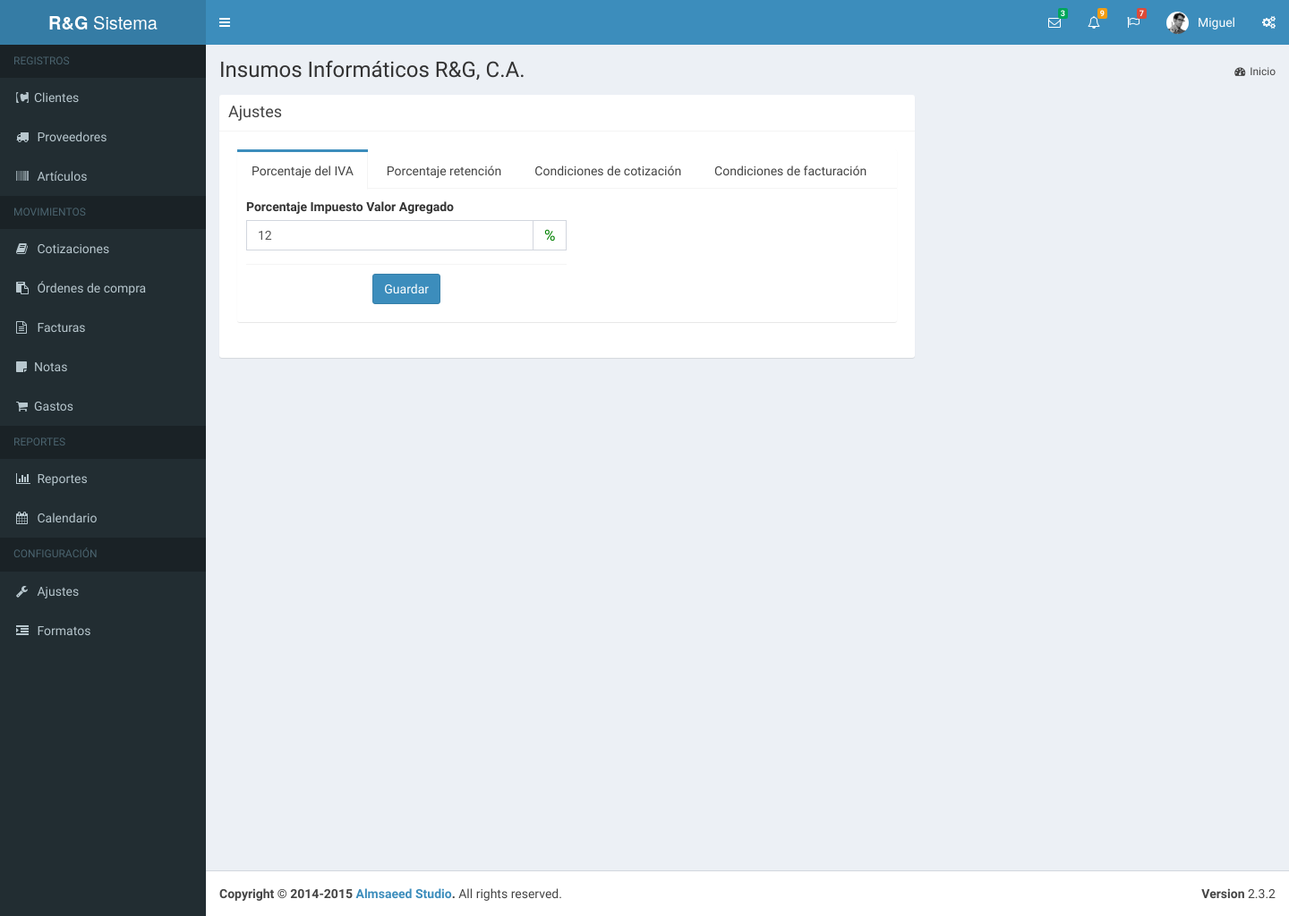
Page /mantenimiento.php (signed in) on the committed database.
### tables this page shows
CREATE TABLE IF NOT EXISTS `usuario` (
  `idUsuario` int(11) NOT NULL AUTO_INCREMENT,
  `usuario` varchar(60) NOT NULL,
  `password` varchar(60) NOT NULL,
  `nombre` varchar(80) DEFAULT NULL,
  `empresa` varchar(40) DEFAULT NULL,
  `subtitulo` varchar(120) DEFAULT NULL,
  `rif` varchar(15) DEFAULT NULL,
  `telefonos` varchar(80) DEFAULT NULL,
  `email` varchar(80) DEFAULT NULL,
  `vendedor` varchar(25) DEFAULT NULL,
  `direccion1` varchar(160) DEFAULT NULL,
  `direccion2` varchar(160) DEFAULT NULL,
  `ultima_act_doc` datetime DEFAULT NULL,
  PRIMARY KEY (`idUsuario`)
);

CREATE TABLE IF NOT EXISTS `valores` (
  `nombre` varchar(20) NOT NULL,
  `valor` varchar(20) NOT NULL,
  PRIMARY KEY (`nombre`)
);

### bd/data-usuario.php (called while the page is built, shortened)
<?php
	function obtenerUsuarioPorId( $idu, $dbh ){
		$sql = "select * from usuario where idUsuario = $idu";
		$data_user = mysql_fetch_array( mysql_query ( $sql, $dbh ) );
		return $data_user;
	}
?>

### bd/data-sistema.php (called while the page is built, shortened)
<?php
	function obtenerValorIva( $dbh ){
		$q = "select * from valores where nombre = 'iva'";
		$reg = mysql_fetch_array( mysql_query( $q, $dbh ) );
		return $reg["valor"] / 100;
	}
	$sisval_iva = obtenerValorIva( $dbh );
?>

### mantenimiento.php (the view, shortened to what this page needs)
<?php
  include( "bd/bd.php" );
  include( "bd/data-sistema.php" );
  include( "bd/data-usuario.php" );
	include( "bd/data-documento.php" );
  $iva = $sisval_iva * 100;
?>
<!DOCTYPE html>
<html>
<head>
  <link rel="stylesheet" href="bootstrap/css/bootstrap.min.css">
    <link rel="stylesheet" href="https://maxcdn.bootstrapcdn.com/font-awesome/4.4.0/css/font-awesome.min.css">
    <link rel="stylesheet" href="https://code.ionicframework.com/ionicons/2.0.1/css/ionicons.min.css">
    <link rel="stylesheet" href="plugins/daterangepicker/daterangepicker-bs3.css">
    <link rel="stylesheet" href="plugins/iCheck/all.css">
    <link rel="stylesheet" href="plugins/colorpicker/bootstrap-colorpicker.min.css">
    <link rel="stylesheet" href="plugins/timepicker/bootstrap-timepicker.min.css">
    <link rel="stylesheet" href="plugins/select2/select2.min.css">
    <link rel="stylesheet" href="dist/css/AdminLTE.min.css">
    <link rel="stylesheet" href="dist/css/skins/_all-skins.min.css">
	  <link rel="stylesheet" type="text/css" href="css/style.css">
    <link rel="stylesheet" type="text/css" href="plugins/bootstrapvalidator-dist-0.5.3/dist/css/bootstrapValidator.css">
</head>
<body class="hold-transition skin-blue sidebar-mini">
<div class="wrapper">
  <header class="main-header">
    <nav class="navbar navbar-static-top" role="navigation">
      <a href="#" class="sidebar-toggle" data-toggle="offcanvas" role="button">
      </a>
      <div class="navbar-custom-menu">
        <ul class="nav navbar-nav">
          <?php include("sub-scripts/nav/mensajes.php");?>
          <?php include("sub-scripts/nav/notificaciones.php");?>
          <?php include("sub-scripts/nav/tareas.php");?>
          <?php include("sub-scripts/nav/perfil.php");?>
          <li>
            <a href="#" data-toggle="control-sidebar"><i class="fa fa-gears"></i></a>
          </li>
        </ul>
      </div>
    </nav>
  </header>
  <?php
    include("sub-scripts/nav/menu_ppal.php");
  ?>
  <div class="content-wrapper">
    <?php include("sub-scripts/nav/contenido-cabecera.php");?>
    <section class="content">
    	<div class="row">
            <div class="col-md-8">
              <div class="box box-solid">
                <div class="box-header with-border">
                  <h3 class="box-title">Ajustes</h3>
                </div>
                <div class="box-body">
                  <div class="box-group" id="accordion">
                    <div class="box-body">
                      <div class="nav-tabs-custom">
                        <ul class="nav nav-tabs">
                          <li class="active"><a href="#tab1" data-toggle="tab">Porcentaje del IVA</a></li>
                          <li><a href="#tab2" data-toggle="tab">Porcentaje retención</a></li>
                          <li><a href="#tab3" data-toggle="tab">Condiciones de cotización</a></li>
                          <li><a href="#tab4" data-toggle="tab">Condiciones de facturación</a></li>
                        </ul>
                        <div class="tab-content">
                          <div class="tab-pane active" id="tab1">
                            <div class="form-group">
                              <label for="iva">Porcentaje Impuesto Valor Agregado</label>
                              <div class="input-group" style="width:50%;">
                                <input type="text" class="form-control" id="iva_valor" name="iva"
                                value="<?php echo $iva; ?>">
                                <span class="input-group-addon"><span id="ivares">%</span></span>
                              </div>
                            </div>
                            <div class="box-footer" align="center" style="width:50%;">
                              <button type="submit" class="btn btn-primary" id="bt_act_iva">Guardar</button>
                            </div>
                          </div>
                      </div>
                    </div>
                  </div>
                </div>
              </div>
            </div>
            <div class="col-md-6">
            </div>
          </div>
    </section>
  </div>
  <?php include("sub-scripts/nav/footer.php"); ?>
</div>
</body>
</html>

### sub-scripts/nav/perfil.php (shortened to what this page needs)
<?php
  $usuario = obtenerUsuarioPorId( $_SESSION["user"]["idUsuario"], $dbh );
?>
<li class="dropdown user user-menu">
<a href="#" class="dropdown-toggle" data-toggle="dropdown">
  <img src="dist/img/user2-160x160.jpg" class="user-image" alt="User Image">
  <span class="hidden-xs"><?php echo $usuario["nombre"]; ?></span>
</a>
</li>

### sub-scripts/nav/contenido-cabecera.php
<section class="content-header">
  <h1>
    <?php echo $usuario["empresa"]; ?><small></small>
  </h1>
  <ol class="breadcrumb">
    <li><a href="main.php"><i class="fa fa-dashboard"></i>Inicio</a></li>
  </ol>
</section>

### mantenimiento.php (style rules this page uses)
.chkupdt, #ivares { color: green; font-size:17px; }

### rows in the picture
usuario: nombre "Miguel", empresa "Insumos Informáticos R&G, C.A."
valores: iva "12"
